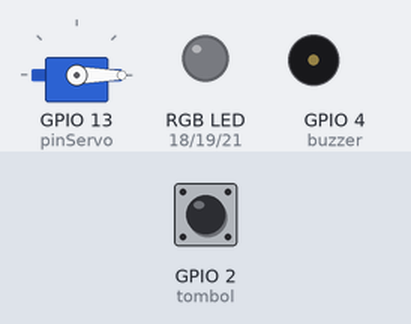
This sketch was run on a simulated ESP32. Parts: servo, an RGB LED mixed from three pins (HIGH = lit), buzzer (waves = sounding, pin HIGH). The inputs (shaded band) are chosen by the test bench; at power-on: GPIO 2 (tombol) HIGH.

Above: at 6.8 s.
6.9 s: GPIO 2 (tombol) pulled LOW for 3 s
At 10.0 s:
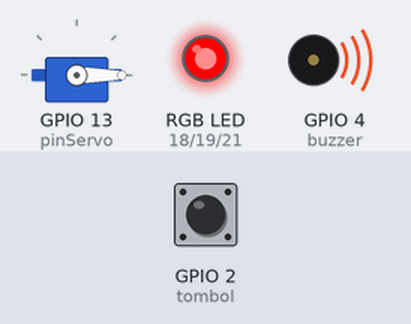
12.7 s: GPIO 2 (tombol) pulled LOW for 3 s
At 16.2 s:
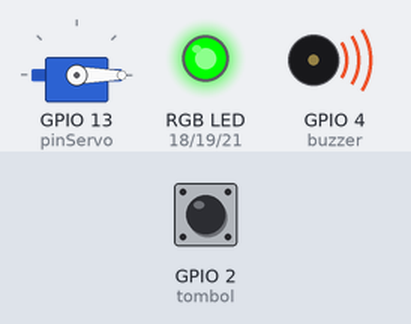
24.9 s: GPIO 2 (tombol) pulled LOW for 3 s
At 28.0 s:
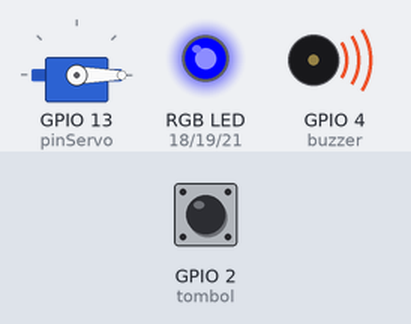
Timing chart, 0 to 44.8 s (numbered marks = the images above; inputs shaded):
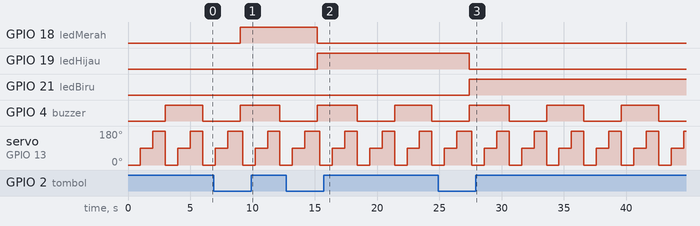

The sketch:

S1_Code_class6_PT4.ino
```cpp
// ==========================================
// LED RGB + Push Button + Buzzer + Servo
// ESP32 - SD Kelas 6
// ==========================================

#include <ESP32Servo.h>

// ==========================================
// PIN LED RGB
// ==========================================
const int ledMerah = 18;
const int ledHijau = 19;
const int ledBiru  = 21;

// ==========================================
// PIN PUSH BUTTON
// ==========================================
const int tombol = 2;

// ==========================================
// PIN BUZZER
// ==========================================
const int buzzer = 4;

// ==========================================
// PIN SERVO
// ==========================================
const int pinServo = 13;

Servo servo;


// ==========================================
// PARAMETER SERVO
// Siswa bisa mengubah angka di sini
// ==========================================

int sudut1 = 0;       // Posisi pertama
int sudut2 = 90;      // Posisi kedua
int sudut3 = 180;     // Posisi ketiga

int waktuTunggu = 1000;   // Waktu tunggu dalam milidetik
                           // 1000 = 1 detik


// ==========================================
// VARIABEL LED
// ==========================================

int warna = 0;

// Untuk mendeteksi sekali tekan
bool tombolLama = HIGH;


// ==========================================
// VARIABEL BUZZER
// ==========================================

unsigned long waktuBuzzer = 0;
bool statusBuzzer = LOW;


// ==========================================
// SETUP
// ==========================================

void setup() {

  // Mengatur LED sebagai OUTPUT
  pinMode(ledMerah, OUTPUT);
  pinMode(ledHijau, OUTPUT);
  pinMode(ledBiru, OUTPUT);

  // Mengatur tombol
  pinMode(tombol, INPUT_PULLUP);

  // Mengatur buzzer
  pinMode(buzzer, OUTPUT);


  // Menghubungkan servo ke pin 13
  servo.attach(pinServo);

  // Servo mulai dari posisi pertama
  servo.write(sudut1);


  // Mematikan semua LED
  matikanSemua();
}


// ==========================================
// LOOP
// ==========================================

void loop() {

  // ========================================
  // BUZZER BUNYI TERUS
  // ========================================

  if (millis() - waktuBuzzer >= 200) {

    waktuBuzzer = millis();

    // Mengubah buzzer ON dan OFF
    statusBuzzer = !statusBuzzer;

    digitalWrite(buzzer, statusBuzzer);
  }


  // ========================================
  // PUSH BUTTON
  // ========================================

  bool tombolSekarang = digitalRead(tombol);


  // Jika tombol baru saja ditekan
  if (tombolLama == HIGH && tombolSekarang == LOW) {

    // Pindah ke warna berikutnya
    warna++;


    // Jika sudah warna ke-3,
    // kembali ke warna pertama
    if (warna > 3) {
      warna = 1;
    }


    // Matikan semua LED
    matikanSemua();


    // ----------------------------
    // WARNA 1 = MERAH
    // ----------------------------

    if (warna == 1) {

      digitalWrite(ledMerah, HIGH);
    }


    // ----------------------------
    // WARNA 2 = HIJAU
    // ----------------------------

    else if (warna == 2) {

      digitalWrite(ledHijau, HIGH);
    }


    // ----------------------------
    // WARNA 3 = BIRU
    // ----------------------------

    else if (warna == 3) {

      digitalWrite(ledBiru, HIGH);
    }


    // Anti bouncing tombol
    delay(200);
  }


  // Menyimpan kondisi tombol
  tombolLama = tombolSekarang;


  // ========================================
  // SERVO BERGERAK SENDIRI
  // ========================================

  // Servo ke sudut pertama
  servo.write(sudut1);

  delay(waktuTunggu);


  // Servo ke sudut kedua
  servo.write(sudut2);

  delay(waktuTunggu);


  // Servo ke sudut ketiga
  servo.write(sudut3);

  delay(waktuTunggu);
}


// ==========================================
// FUNGSI MEMATIKAN SEMUA LED
// ==========================================

void matikanSemua() {

  digitalWrite(ledMerah, LOW);
  digitalWrite(ledHijau, LOW);
  digitalWrite(ledBiru, LOW);
}
```

Measured:
- after the input at 6.9 s, GPIO 18 (ledMerah): LOW → HIGH after 2.1 s
- after the input at 12.7 s, GPIO 18 (ledMerah): HIGH → LOW after 2.5 s; GPIO 19 (ledHijau): LOW → HIGH after 2.5 s
- after the input at 24.9 s, GPIO 19 (ledHijau): HIGH → LOW after 2.5 s; GPIO 21 (ledBiru): LOW → HIGH after 2.5 s
- by itself, GPIO 4 (buzzer): alternates HIGH for 3.0 s and LOW for 3.0 s
- by itself, servo on GPIO 13 (pinServo): moves between 0° and 180°, repeating every 6.0 s
